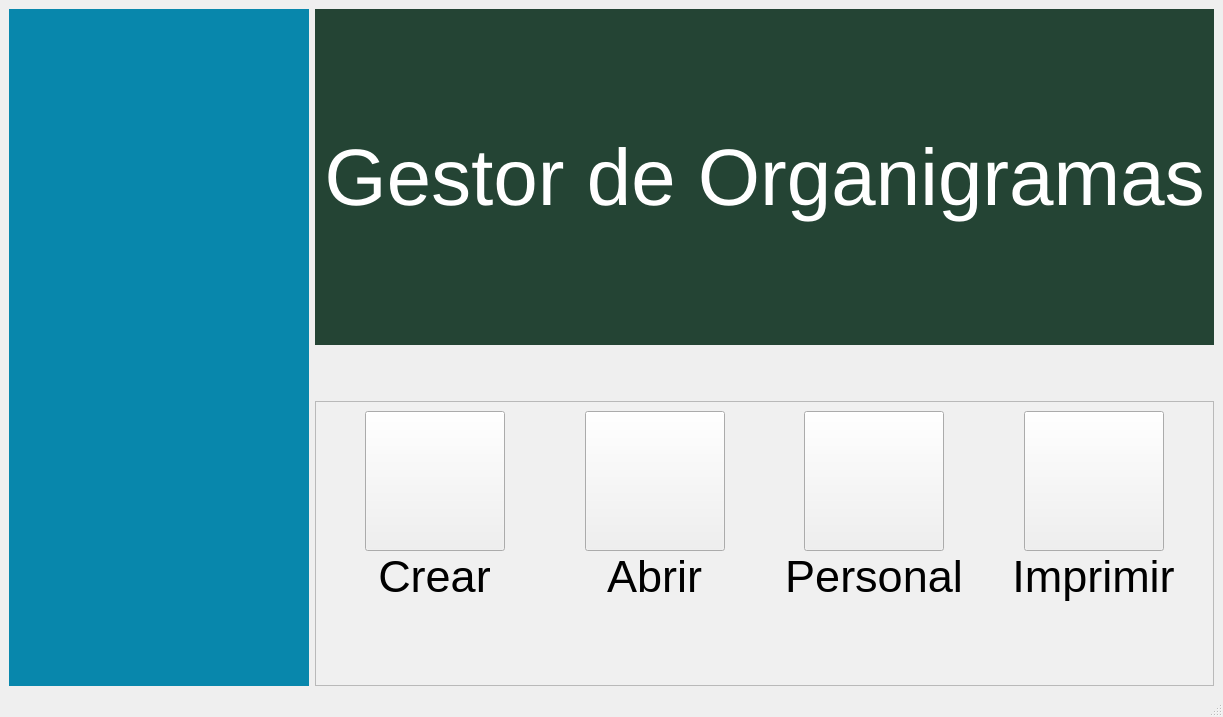
<?xml version="1.0" encoding="UTF-8"?>
<ui version="4.0">
 <class>MainWindow</class>
 <widget class="QMainWindow" name="MainWindow">
  <property name="geometry">
   <rect>
    <x>0</x>
    <y>0</y>
    <width>1207</width>
    <height>717</height>
   </rect>
  </property>
  <property name="windowTitle">
   <string>MainWindow</string>
  </property>
  <widget class="QWidget" name="centralwidget">
   <layout class="QGridLayout" name="gridLayout_4">
    <item row="0" column="0" rowspan="2">
     <layout class="QVBoxLayout" name="verticalLayout_7">
      <item>
       <widget class="QFrame" name="horizontalFrame">
        <property name="sizePolicy">
         <sizepolicy hsizetype="Preferred" vsizetype="Preferred">
          <horstretch>0</horstretch>
          <verstretch>0</verstretch>
         </sizepolicy>
        </property>
        <property name="minimumSize">
         <size>
          <width>300</width>
          <height>550</height>
         </size>
        </property>
        <property name="maximumSize">
         <size>
          <width>350</width>
          <height>16777215</height>
         </size>
        </property>
        <property name="layoutDirection">
         <enum>Qt::LeftToRight</enum>
        </property>
        <property name="autoFillBackground">
         <bool>false</bool>
        </property>
        <property name="styleSheet">
         <string notr="true">background-color:#0887ac</string>
        </property>
        <property name="frameShape">
         <enum>QFrame::NoFrame</enum>
        </property>
        <layout class="QHBoxLayout" name="verticalLayout_5">
         <property name="spacing">
          <number>0</number>
         </property>
         <property name="sizeConstraint">
          <enum>QLayout::SetDefaultConstraint</enum>
         </property>
         <property name="leftMargin">
          <number>0</number>
         </property>
         <property name="topMargin">
          <number>0</number>
         </property>
         <property name="rightMargin">
          <number>0</number>
         </property>
         <property name="bottomMargin">
          <number>0</number>
         </property>
         <item alignment="Qt::AlignTop">
          <widget class="QWidget" name="gridWidget" native="true">
           <property name="minimumSize">
            <size>
             <width>200</width>
             <height>200</height>
            </size>
           </property>
           <property name="maximumSize">
            <size>
             <width>330</width>
             <height>330</height>
            </size>
           </property>
           <property name="styleSheet">
            <string notr="true">image: url(:/iconos/Archivos Python/iconos/logotipo-de-python-language.png);</string>
           </property>
          </widget>
         </item>
        </layout>
       </widget>
      </item>
     </layout>
    </item>
    <item row="0" column="1">
     <layout class="QHBoxLayout" name="horizontalLayout_2">
      <item>
       <widget class="QFrame" name="verticalFrame">
        <property name="styleSheet">
         <string notr="true">background-color:#244434</string>
        </property>
        <layout class="QVBoxLayout" name="verticalLayout_4">
         <item>
          <widget class="QLabel" name="label_11">
           <property name="maximumSize">
            <size>
             <width>100000</width>
             <height>100000</height>
            </size>
           </property>
           <property name="styleSheet">
            <string notr="true">font-size:80px;color:white;text-align:center;</string>
           </property>
           <property name="text">
            <string>Gestor de Organigramas</string>
           </property>
           <property name="alignment">
            <set>Qt::AlignCenter</set>
           </property>
          </widget>
         </item>
        </layout>
       </widget>
      </item>
     </layout>
    </item>
    <item row="1" column="1">
     <layout class="QHBoxLayout" name="horizontalLayout">
      <property name="topMargin">
       <number>50</number>
      </property>
      <item>
       <widget class="QFrame" name="frame">
        <property name="styleSheet">
         <string notr="true">background-color: rgb(240, 240, 240);</string>
        </property>
        <property name="frameShape">
         <enum>QFrame::StyledPanel</enum>
        </property>
        <property name="frameShadow">
         <enum>QFrame::Raised</enum>
        </property>
        <layout class="QGridLayout" name="gridLayout_2">
         <item row="0" column="0">
          <layout class="QGridLayout" name="gridLayout_3" columnstretch="0,0,0,0,0,0">
           <property name="sizeConstraint">
            <enum>QLayout::SetMaximumSize</enum>
           </property>
           <property name="leftMargin">
            <number>0</number>
           </property>
           <property name="rightMargin">
            <number>0</number>
           </property>
           <property name="spacing">
            <number>0</number>
           </property>
           <item row="1" column="1" alignment="Qt::AlignHCenter|Qt::AlignTop">
            <widget class="QLabel" name="label_10">
             <property name="maximumSize">
              <size>
               <width>400</width>
               <height>400</height>
              </size>
             </property>
             <property name="styleSheet">
              <string notr="true">font-size:45px;
</string>
             </property>
             <property name="text">
              <string>Crear</string>
             </property>
             <property name="alignment">
              <set>Qt::AlignCenter</set>
             </property>
            </widget>
           </item>
           <item row="0" column="2" alignment="Qt::AlignHCenter|Qt::AlignBottom">
            <widget class="QPushButton" name="pushButton_7">
             <property name="sizePolicy">
              <sizepolicy hsizetype="Minimum" vsizetype="Expanding">
               <horstretch>0</horstretch>
               <verstretch>0</verstretch>
              </sizepolicy>
             </property>
             <property name="minimumSize">
              <size>
               <width>140</width>
               <height>140</height>
              </size>
             </property>
             <property name="maximumSize">
              <size>
               <width>400</width>
               <height>400</height>
              </size>
             </property>
             <property name="styleSheet">
              <string notr="true">image: url(:/iconos/Archivos Python/iconos/carpeta-abierta.png)</string>
             </property>
             <property name="text">
              <string/>
             </property>
            </widget>
           </item>
           <item row="1" column="2" alignment="Qt::AlignHCenter|Qt::AlignTop">
            <widget class="QLabel" name="label_13">
             <property name="maximumSize">
              <size>
               <width>400</width>
               <height>400</height>
              </size>
             </property>
             <property name="styleSheet">
              <string notr="true">font-size:45px;
</string>
             </property>
             <property name="text">
              <string>Abrir</string>
             </property>
             <property name="alignment">
              <set>Qt::AlignCenter</set>
             </property>
            </widget>
           </item>
           <item row="0" column="1" alignment="Qt::AlignHCenter|Qt::AlignBottom">
            <widget class="QPushButton" name="pushButton_5">
             <property name="sizePolicy">
              <sizepolicy hsizetype="Minimum" vsizetype="Expanding">
               <horstretch>0</horstretch>
               <verstretch>0</verstretch>
              </sizepolicy>
             </property>
             <property name="minimumSize">
              <size>
               <width>140</width>
               <height>140</height>
              </size>
             </property>
             <property name="maximumSize">
              <size>
               <width>400</width>
               <height>400</height>
              </size>
             </property>
             <property name="styleSheet">
              <string notr="true">image: url(:/iconos/Archivos Python/iconos/abrir-agregar-carpeta.png);</string>
             </property>
             <property name="text">
              <string/>
             </property>
            </widget>
           </item>
           <item row="0" column="5" alignment="Qt::AlignHCenter|Qt::AlignBottom">
            <widget class="QPushButton" name="pushButton_6">
             <property name="sizePolicy">
              <sizepolicy hsizetype="Minimum" vsizetype="Expanding">
               <horstretch>0</horstretch>
               <verstretch>0</verstretch>
              </sizepolicy>
             </property>
             <property name="minimumSize">
              <size>
               <width>140</width>
               <height>140</height>
              </size>
             </property>
             <property name="maximumSize">
              <size>
               <width>400</width>
               <height>400</height>
              </size>
             </property>
             <property name="styleSheet">
              <string notr="true">image: url(:/iconos/Archivos Python/iconos/archivo-pdf.png)</string>
             </property>
             <property name="text">
              <string/>
             </property>
            </widget>
           </item>
           <item row="1" column="5" alignment="Qt::AlignHCenter|Qt::AlignTop">
            <widget class="QLabel" name="label_12">
             <property name="maximumSize">
              <size>
               <width>400</width>
               <height>400</height>
              </size>
             </property>
             <property name="styleSheet">
              <string notr="true">font-size:45px;
</string>
             </property>
             <property name="text">
              <string>Imprimir</string>
             </property>
             <property name="alignment">
              <set>Qt::AlignCenter</set>
             </property>
            </widget>
           </item>
           <item row="1" column="4" alignment="Qt::AlignHCenter|Qt::AlignTop">
            <widget class="QLabel" name="label_14">
             <property name="maximumSize">
              <size>
               <width>400</width>
               <height>400</height>
              </size>
             </property>
             <property name="styleSheet">
              <string notr="true">font-size:45px;
</string>
             </property>
             <property name="text">
              <string>Personal</string>
             </property>
             <property name="alignment">
              <set>Qt::AlignCenter</set>
             </property>
            </widget>
           </item>
           <item row="0" column="4" alignment="Qt::AlignHCenter|Qt::AlignBottom">
            <widget class="QPushButton" name="pushButton_8">
             <property name="sizePolicy">
              <sizepolicy hsizetype="Minimum" vsizetype="Expanding">
               <horstretch>0</horstretch>
               <verstretch>0</verstretch>
              </sizepolicy>
             </property>
             <property name="minimumSize">
              <size>
               <width>140</width>
               <height>140</height>
              </size>
             </property>
             <property name="maximumSize">
              <size>
               <width>400</width>
               <height>400</height>
              </size>
             </property>
             <property name="layoutDirection">
              <enum>Qt::LeftToRight</enum>
             </property>
             <property name="styleSheet">
              <string notr="true">
image: url(:/iconos/Archivos Python/iconos/grupo-de-usuarios.png);</string>
             </property>
             <property name="text">
              <string/>
             </property>
            </widget>
           </item>
          </layout>
         </item>
        </layout>
       </widget>
      </item>
     </layout>
    </item>
   </layout>
  </widget>
  <widget class="QStatusBar" name="statusbar"/>
 </widget>
 <resources>
  <include location="crear.qrc"/>
 </resources>
 <connections/>
</ui>
